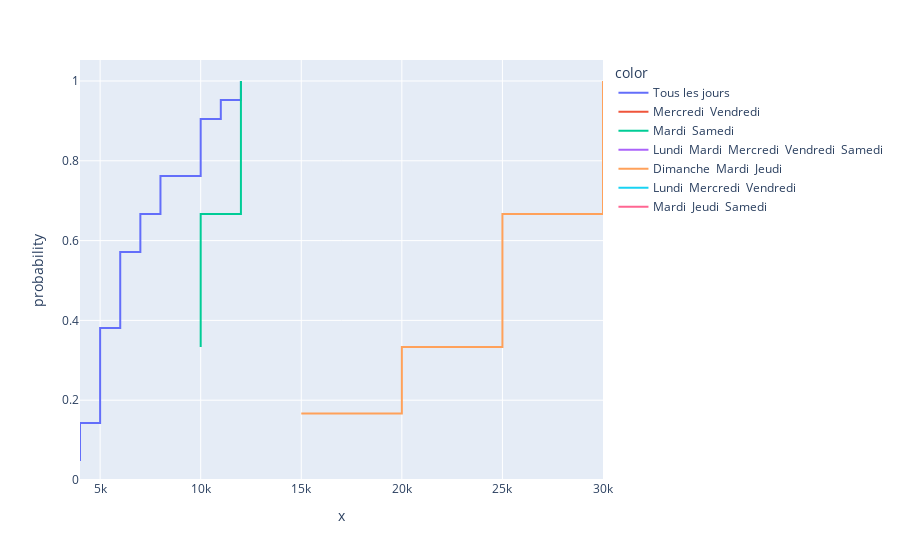

Here is the notebook cell this chart was saved with:
### Code cell
fig = px.ecdf(dt, x=df["prix_enfant"].astype('int'), color=df["jour_voyage"])
fig

### Figure 1 — Plotly figure (JSON) as saved in the notebook; plotly's stock layout.template omitted (floating-point values rounded to 4 significant figures)
{"data": [{"hovertemplate": "color=Tous les jours<br>x=%{x}<br>probability=%{y}<extra></extra>", "legendgroup": "Tous les jours", "line": {"dash": "solid", "shape": "hv"}, "marker": {"color": "#636efa", "symbol": "circle"}, "mode": "lines", "name": "Tous les jours", "orientation": "v", "showlegend": true, "type": "scatter", "x": [4000, 4000, 4000, 5000, 5000, 5000, 5000, 5000, 6000, 6000, 6000, 6000, 7000, 7000, 8000, 8000, 10000, 10000, 10000, 11000, 12000], "xaxis": "x", "y": [0.04762, 0.09524, 0.1429, 0.1905, 0.2381, 0.2857, 0.3333, 0.381, 0.4286, 0.4762, 0.5238, 0.5714, 0.619, 0.6667, 0.7143, 0.7619, 0.8095, 0.8571, 0.9048, 0.9524, 1], "yaxis": "y"}, {"hovertemplate": "color=Mercredi  Vendredi<br>x=%{x}<br>probability=%{y}<extra></extra>", "legendgroup": "Mercredi  Vendredi", "line": {"dash": "solid", "shape": "hv"}, "marker": {"color": "#EF553B", "symbol": "circle"}, "mode": "lines", "name": "Mercredi  Vendredi", "orientation": "v", "showlegend": true, "type": "scatter", "x": [10000], "xaxis": "x", "y": [1], "yaxis": "y"}, {"hovertemplate": "color=Mardi  Samedi<br>x=%{x}<br>probability=%{y}<extra></extra>", "legendgroup": "Mardi  Samedi", "line": {"dash": "solid", "shape": "hv"}, "marker": {"color": "#00cc96", "symbol": "circle"}, "mode": "lines", "name": "Mardi  Samedi", "orientation": "v", "showlegend": true, "type": "scatter", "x": [10000, 10000, 12000], "xaxis": "x", "y": [0.3333, 0.6667, 1], "yaxis": "y"}, {"hovertemplate": "color=Lundi  Mardi  Mercredi  Vendredi  Samedi<br>x=%{x}<br>probability=%{y}<extra></extra>", "legendgroup": "Lundi  Mardi  Mercredi  Vendredi  Samedi", "line": {"dash": "solid", "shape": "hv"}, "marker": {"color": "#ab63fa", "symbol": "circle"}, "mode": "lines", "name": "Lundi  Mardi  Mercredi  Vendredi  Samedi", "orientation": "v", "showlegend": true, "type": "scatter", "x": [8000], "xaxis": "x", "y": [1], "yaxis": "y"}, {"hovertemplate": "color=Dimanche  Mardi  Jeudi<br>x=%{x}<br>probability=%{y}<extra></extra>", "legendgroup": "Dimanche  Mardi  Jeudi", "line": {"dash": "solid", "shape": "hv"}, "marker": {"color": "#FFA15A", "symbol": "circle"}, "mode": "lines", "name": "Dimanche  Mardi  Jeudi", "orientation": "v", "showlegend": true, "type": "scatter", "x": [15000, 20000, 25000, 25000, 30000, 30000], "xaxis": "x", "y": [0.1667, 0.3333, 0.5, 0.6667, 0.8333, 1], "yaxis": "y"}, {"hovertemplate": "color=Lundi  Mercredi  Vendredi<br>x=%{x}<br>probability=%{y}<extra></extra>", "legendgroup": "Lundi  Mercredi  Vendredi", "line": {"dash": "solid", "shape": "hv"}, "marker": {"color": "#19d3f3", "symbol": "circle"}, "mode": "lines", "name": "Lundi  Mercredi  Vendredi", "orientation": "v", "showlegend": true, "type": "scatter", "x": [5000], "xaxis": "x", "y": [1], "yaxis": "y"}, {"hovertemplate": "color=Mardi  Jeudi  Samedi<br>x=%{x}<br>probability=%{y}<extra></extra>", "legendgroup": "Mardi  Jeudi  Samedi", "line": {"dash": "solid", "shape": "hv"}, "marker": {"color": "#FF6692", "symbol": "circle"}, "mode": "lines", "name": "Mardi  Jeudi  Samedi", "orientation": "v", "showlegend": true, "type": "scatter", "x": [10000], "xaxis": "x", "y": [1], "yaxis": "y"}], "layout": {"autosize": true, "legend": {"title": {"text": "color"}, "tracegroupgap": 0}, "margin": {"t": 60}, "xaxis": {"anchor": "y", "autorange": true, "domain": [0, 1], "range": [4000, 30000], "title": {"text": "x"}, "type": "linear"}, "yaxis": {"anchor": "x", "autorange": true, "domain": [0, 1], "range": [0, 1.053], "rangemode": "tozero", "title": {"text": "probability"}, "type": "linear"}}}
